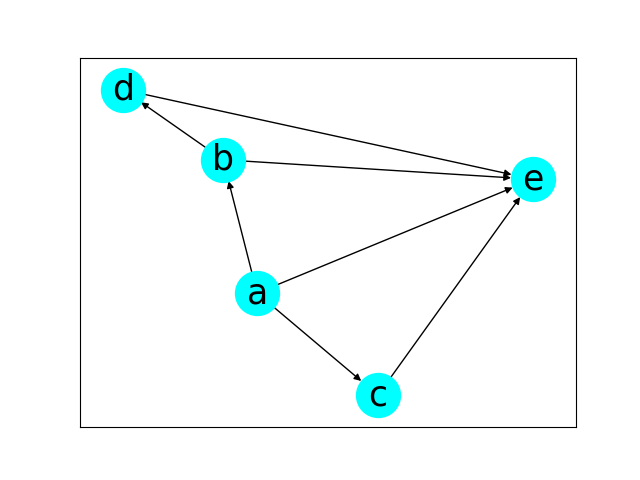

Recreate this plot in Python.
""" p8_9.py """

import matplotlib.pyplot as plt
import networkx as nx

g = nx.DiGraph()

nodes = ['a', 'b', 'c', 'd', 'e']
edges = [('a', 'b'), ('a', 'c'), ('a', 'e'),\
         ('b', 'd'), ('b', 'e'),\
         ('c', 'e'), ('d', 'e')]

g.add_nodes_from(nodes)
g.add_edges_from(edges)

mpos = nx.spring_layout(g, seed=42)
nx.draw_networkx(g, pos=mpos, \
                node_color='Cyan', \
                node_size=1000, font_size=25)
# plt.show()
plt.savefig("p8_9.png")
